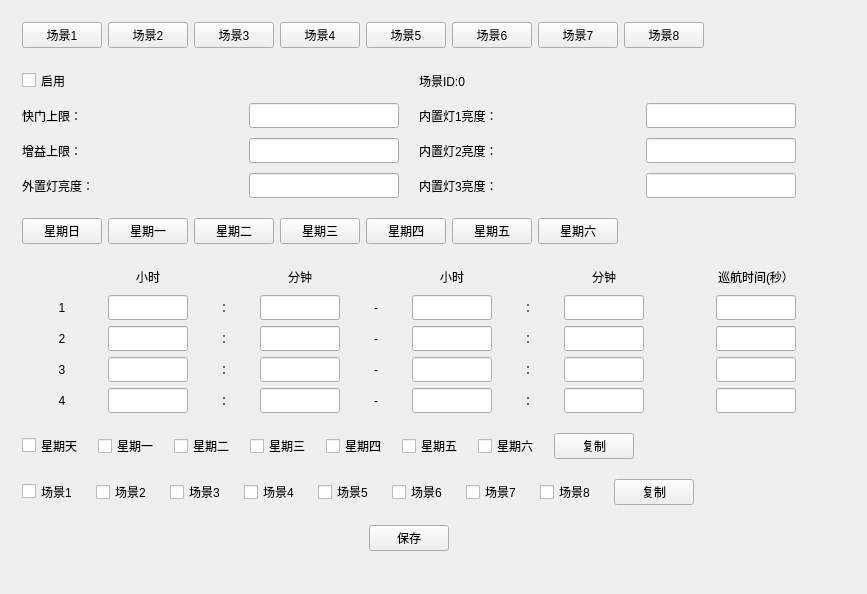
<?xml version="1.0" encoding="UTF-8"?>
<ui version="4.0">
 <class>Dlg_ScenePoll</class>
 <widget class="QWidget" name="Dlg_ScenePoll">
  <property name="geometry">
   <rect>
    <x>0</x>
    <y>0</y>
    <width>867</width>
    <height>594</height>
   </rect>
  </property>
  <property name="windowTitle">
   <string>Dlg_ScenePoll</string>
  </property>
  <layout class="QHBoxLayout" name="horizontalLayout_6">
   <item>
    <widget class="QWidget" name="widget" native="true">
     <layout class="QVBoxLayout" name="verticalLayout">
      <property name="spacing">
       <number>20</number>
      </property>
      <item>
       <layout class="QHBoxLayout" name="horizontalLayout">
        <item>
         <widget class="QPushButton" name="btn_sence1">
          <property name="minimumSize">
           <size>
            <width>80</width>
            <height>25</height>
           </size>
          </property>
          <property name="styleSheet">
           <string notr="true"/>
          </property>
          <property name="text">
           <string>场景1</string>
          </property>
         </widget>
        </item>
        <item>
         <widget class="QPushButton" name="btn_sence2">
          <property name="minimumSize">
           <size>
            <width>80</width>
            <height>25</height>
           </size>
          </property>
          <property name="styleSheet">
           <string notr="true"/>
          </property>
          <property name="text">
           <string>场景2</string>
          </property>
         </widget>
        </item>
        <item>
         <widget class="QPushButton" name="btn_sence3">
          <property name="minimumSize">
           <size>
            <width>80</width>
            <height>25</height>
           </size>
          </property>
          <property name="styleSheet">
           <string notr="true"/>
          </property>
          <property name="text">
           <string>场景3</string>
          </property>
         </widget>
        </item>
        <item>
         <widget class="QPushButton" name="btn_sence4">
          <property name="minimumSize">
           <size>
            <width>80</width>
            <height>25</height>
           </size>
          </property>
          <property name="styleSheet">
           <string notr="true"/>
          </property>
          <property name="text">
           <string>场景4</string>
          </property>
         </widget>
        </item>
        <item>
         <widget class="QPushButton" name="btn_sence5">
          <property name="minimumSize">
           <size>
            <width>80</width>
            <height>25</height>
           </size>
          </property>
          <property name="styleSheet">
           <string notr="true"/>
          </property>
          <property name="text">
           <string>场景5</string>
          </property>
         </widget>
        </item>
        <item>
         <widget class="QPushButton" name="btn_sence6">
          <property name="minimumSize">
           <size>
            <width>80</width>
            <height>25</height>
           </size>
          </property>
          <property name="text">
           <string>场景6</string>
          </property>
         </widget>
        </item>
        <item>
         <widget class="QPushButton" name="btn_sence7">
          <property name="minimumSize">
           <size>
            <width>80</width>
            <height>25</height>
           </size>
          </property>
          <property name="text">
           <string>场景7</string>
          </property>
         </widget>
        </item>
        <item>
         <widget class="QPushButton" name="btn_sence8">
          <property name="minimumSize">
           <size>
            <width>80</width>
            <height>25</height>
           </size>
          </property>
          <property name="text">
           <string>场景8</string>
          </property>
         </widget>
        </item>
        <item>
         <spacer name="horizontalSpacer_6">
          <property name="orientation">
           <enum>Qt::Horizontal</enum>
          </property>
          <property name="sizeHint" stdset="0">
           <size>
            <width>40</width>
            <height>20</height>
           </size>
          </property>
         </spacer>
        </item>
       </layout>
      </item>
      <item>
       <layout class="QGridLayout" name="gridLayout">
        <property name="horizontalSpacing">
         <number>20</number>
        </property>
        <property name="verticalSpacing">
         <number>10</number>
        </property>
        <item row="1" column="0">
         <widget class="QLabel" name="label_2">
          <property name="text">
           <string>快门上限：</string>
          </property>
         </widget>
        </item>
        <item row="2" column="0">
         <widget class="QLabel" name="label_3">
          <property name="text">
           <string>增益上限：</string>
          </property>
         </widget>
        </item>
        <item row="0" column="0">
         <widget class="QCheckBox" name="chk_enable">
          <property name="minimumSize">
           <size>
            <width>80</width>
            <height>25</height>
           </size>
          </property>
          <property name="text">
           <string>启用</string>
          </property>
         </widget>
        </item>
        <item row="1" column="1">
         <widget class="QLineEdit" name="ledt_quickLimit">
          <property name="minimumSize">
           <size>
            <width>0</width>
            <height>25</height>
           </size>
          </property>
          <property name="maximumSize">
           <size>
            <width>150</width>
            <height>16777215</height>
           </size>
          </property>
         </widget>
        </item>
        <item row="3" column="0">
         <widget class="QLabel" name="label_4">
          <property name="text">
           <string>外置灯亮度：</string>
          </property>
         </widget>
        </item>
        <item row="3" column="1">
         <widget class="QLineEdit" name="ledt_outerHeight">
          <property name="minimumSize">
           <size>
            <width>0</width>
            <height>25</height>
           </size>
          </property>
          <property name="maximumSize">
           <size>
            <width>150</width>
            <height>16777215</height>
           </size>
          </property>
         </widget>
        </item>
        <item row="2" column="1">
         <widget class="QLineEdit" name="ledt_moreLimit">
          <property name="minimumSize">
           <size>
            <width>0</width>
            <height>25</height>
           </size>
          </property>
          <property name="maximumSize">
           <size>
            <width>150</width>
            <height>16777215</height>
           </size>
          </property>
         </widget>
        </item>
        <item row="3" column="2">
         <widget class="QLabel" name="label_7">
          <property name="text">
           <string>内置灯3亮度：</string>
          </property>
         </widget>
        </item>
        <item row="2" column="2">
         <widget class="QLabel" name="label_6">
          <property name="text">
           <string>内置灯2亮度：</string>
          </property>
         </widget>
        </item>
        <item row="1" column="2">
         <widget class="QLabel" name="label_5">
          <property name="minimumSize">
           <size>
            <width>80</width>
            <height>0</height>
           </size>
          </property>
          <property name="text">
           <string>内置灯1亮度：</string>
          </property>
         </widget>
        </item>
        <item row="1" column="3">
         <widget class="QLineEdit" name="ledt_inner1">
          <property name="minimumSize">
           <size>
            <width>0</width>
            <height>25</height>
           </size>
          </property>
          <property name="maximumSize">
           <size>
            <width>150</width>
            <height>16777215</height>
           </size>
          </property>
         </widget>
        </item>
        <item row="2" column="3">
         <widget class="QLineEdit" name="ledt_inner2">
          <property name="minimumSize">
           <size>
            <width>0</width>
            <height>25</height>
           </size>
          </property>
          <property name="maximumSize">
           <size>
            <width>150</width>
            <height>16777215</height>
           </size>
          </property>
         </widget>
        </item>
        <item row="3" column="3">
         <widget class="QLineEdit" name="ledt_inner3">
          <property name="minimumSize">
           <size>
            <width>0</width>
            <height>25</height>
           </size>
          </property>
          <property name="maximumSize">
           <size>
            <width>150</width>
            <height>16777215</height>
           </size>
          </property>
         </widget>
        </item>
        <item row="0" column="2">
         <widget class="QLabel" name="lab_scenceId">
          <property name="text">
           <string>场景ID:0</string>
          </property>
         </widget>
        </item>
       </layout>
      </item>
      <item>
       <layout class="QHBoxLayout" name="horizontalLayout_2">
        <item>
         <widget class="QPushButton" name="btn_day7">
          <property name="minimumSize">
           <size>
            <width>80</width>
            <height>25</height>
           </size>
          </property>
          <property name="text">
           <string>星期日</string>
          </property>
         </widget>
        </item>
        <item>
         <widget class="QPushButton" name="btn_day1">
          <property name="minimumSize">
           <size>
            <width>80</width>
            <height>25</height>
           </size>
          </property>
          <property name="text">
           <string>星期一</string>
          </property>
         </widget>
        </item>
        <item>
         <widget class="QPushButton" name="btn_day2">
          <property name="minimumSize">
           <size>
            <width>80</width>
            <height>25</height>
           </size>
          </property>
          <property name="text">
           <string>星期二</string>
          </property>
         </widget>
        </item>
        <item>
         <widget class="QPushButton" name="btn_day3">
          <property name="minimumSize">
           <size>
            <width>80</width>
            <height>25</height>
           </size>
          </property>
          <property name="text">
           <string>星期三</string>
          </property>
         </widget>
        </item>
        <item>
         <widget class="QPushButton" name="btn_day4">
          <property name="minimumSize">
           <size>
            <width>80</width>
            <height>25</height>
           </size>
          </property>
          <property name="text">
           <string>星期四</string>
          </property>
         </widget>
        </item>
        <item>
         <widget class="QPushButton" name="btn_day5">
          <property name="minimumSize">
           <size>
            <width>80</width>
            <height>25</height>
           </size>
          </property>
          <property name="text">
           <string>星期五</string>
          </property>
         </widget>
        </item>
        <item>
         <widget class="QPushButton" name="btn_day6">
          <property name="minimumSize">
           <size>
            <width>80</width>
            <height>25</height>
           </size>
          </property>
          <property name="text">
           <string>星期六</string>
          </property>
         </widget>
        </item>
        <item>
         <spacer name="horizontalSpacer_2">
          <property name="orientation">
           <enum>Qt::Horizontal</enum>
          </property>
          <property name="sizeHint" stdset="0">
           <size>
            <width>40</width>
            <height>20</height>
           </size>
          </property>
         </spacer>
        </item>
       </layout>
      </item>
      <item>
       <layout class="QGridLayout" name="gridLayout_2">
        <item row="2" column="3">
         <widget class="QLineEdit" name="ledt_2_min_from">
          <property name="minimumSize">
           <size>
            <width>80</width>
            <height>25</height>
           </size>
          </property>
          <property name="maximumSize">
           <size>
            <width>80</width>
            <height>16777215</height>
           </size>
          </property>
         </widget>
        </item>
        <item row="4" column="2">
         <widget class="QLabel" name="label_15">
          <property name="text">
           <string>：</string>
          </property>
          <property name="alignment">
           <set>Qt::AlignCenter</set>
          </property>
         </widget>
        </item>
        <item row="3" column="1">
         <widget class="QLineEdit" name="ledt_3_hour_from">
          <property name="minimumSize">
           <size>
            <width>80</width>
            <height>25</height>
           </size>
          </property>
          <property name="maximumSize">
           <size>
            <width>80</width>
            <height>16777215</height>
           </size>
          </property>
         </widget>
        </item>
        <item row="4" column="1">
         <widget class="QLineEdit" name="ledt_4_hour_from">
          <property name="minimumSize">
           <size>
            <width>80</width>
            <height>25</height>
           </size>
          </property>
          <property name="maximumSize">
           <size>
            <width>80</width>
            <height>16777215</height>
           </size>
          </property>
         </widget>
        </item>
        <item row="2" column="1">
         <widget class="QLineEdit" name="ledt_2_hour_from">
          <property name="minimumSize">
           <size>
            <width>80</width>
            <height>25</height>
           </size>
          </property>
          <property name="maximumSize">
           <size>
            <width>80</width>
            <height>16777215</height>
           </size>
          </property>
         </widget>
        </item>
        <item row="1" column="3">
         <widget class="QLineEdit" name="ledt_1_min_from">
          <property name="minimumSize">
           <size>
            <width>80</width>
            <height>25</height>
           </size>
          </property>
          <property name="maximumSize">
           <size>
            <width>80</width>
            <height>16777215</height>
           </size>
          </property>
         </widget>
        </item>
        <item row="1" column="2">
         <widget class="QLabel" name="label_8">
          <property name="minimumSize">
           <size>
            <width>60</width>
            <height>0</height>
           </size>
          </property>
          <property name="maximumSize">
           <size>
            <width>60</width>
            <height>16777215</height>
           </size>
          </property>
          <property name="text">
           <string>：</string>
          </property>
          <property name="alignment">
           <set>Qt::AlignCenter</set>
          </property>
         </widget>
        </item>
        <item row="4" column="0">
         <widget class="QLabel" name="label_10">
          <property name="text">
           <string>4</string>
          </property>
          <property name="alignment">
           <set>Qt::AlignCenter</set>
          </property>
         </widget>
        </item>
        <item row="3" column="0">
         <widget class="QLabel" name="label_11">
          <property name="text">
           <string>3</string>
          </property>
          <property name="alignment">
           <set>Qt::AlignCenter</set>
          </property>
         </widget>
        </item>
        <item row="1" column="0">
         <widget class="QLabel" name="label_9">
          <property name="minimumSize">
           <size>
            <width>80</width>
            <height>0</height>
           </size>
          </property>
          <property name="text">
           <string>1</string>
          </property>
          <property name="alignment">
           <set>Qt::AlignCenter</set>
          </property>
         </widget>
        </item>
        <item row="2" column="0">
         <widget class="QLabel" name="label_12">
          <property name="text">
           <string>2</string>
          </property>
          <property name="alignment">
           <set>Qt::AlignCenter</set>
          </property>
         </widget>
        </item>
        <item row="2" column="2">
         <widget class="QLabel" name="label_13">
          <property name="text">
           <string>：</string>
          </property>
          <property name="alignment">
           <set>Qt::AlignCenter</set>
          </property>
         </widget>
        </item>
        <item row="3" column="2">
         <widget class="QLabel" name="label_14">
          <property name="text">
           <string>：</string>
          </property>
          <property name="alignment">
           <set>Qt::AlignCenter</set>
          </property>
         </widget>
        </item>
        <item row="1" column="1">
         <widget class="QLineEdit" name="ledt_1_hour_from">
          <property name="minimumSize">
           <size>
            <width>80</width>
            <height>25</height>
           </size>
          </property>
          <property name="maximumSize">
           <size>
            <width>80</width>
            <height>16777215</height>
           </size>
          </property>
         </widget>
        </item>
        <item row="1" column="4">
         <widget class="QLabel" name="label_16">
          <property name="minimumSize">
           <size>
            <width>60</width>
            <height>0</height>
           </size>
          </property>
          <property name="maximumSize">
           <size>
            <width>60</width>
            <height>16777215</height>
           </size>
          </property>
          <property name="text">
           <string>-</string>
          </property>
          <property name="alignment">
           <set>Qt::AlignCenter</set>
          </property>
         </widget>
        </item>
        <item row="3" column="3">
         <widget class="QLineEdit" name="ledt_3_min_from">
          <property name="minimumSize">
           <size>
            <width>80</width>
            <height>25</height>
           </size>
          </property>
          <property name="maximumSize">
           <size>
            <width>80</width>
            <height>16777215</height>
           </size>
          </property>
         </widget>
        </item>
        <item row="4" column="3">
         <widget class="QLineEdit" name="ledt_4_min_from">
          <property name="minimumSize">
           <size>
            <width>80</width>
            <height>25</height>
           </size>
          </property>
          <property name="maximumSize">
           <size>
            <width>80</width>
            <height>16777215</height>
           </size>
          </property>
         </widget>
        </item>
        <item row="2" column="5">
         <widget class="QLineEdit" name="ledt_2_hour_to">
          <property name="minimumSize">
           <size>
            <width>80</width>
            <height>25</height>
           </size>
          </property>
          <property name="maximumSize">
           <size>
            <width>80</width>
            <height>16777215</height>
           </size>
          </property>
         </widget>
        </item>
        <item row="3" column="4">
         <widget class="QLabel" name="label_18">
          <property name="text">
           <string>-</string>
          </property>
          <property name="alignment">
           <set>Qt::AlignCenter</set>
          </property>
         </widget>
        </item>
        <item row="3" column="5">
         <widget class="QLineEdit" name="ledt_3_hour_to">
          <property name="minimumSize">
           <size>
            <width>80</width>
            <height>25</height>
           </size>
          </property>
          <property name="maximumSize">
           <size>
            <width>80</width>
            <height>16777215</height>
           </size>
          </property>
         </widget>
        </item>
        <item row="4" column="4">
         <widget class="QLabel" name="label_19">
          <property name="text">
           <string>-</string>
          </property>
          <property name="alignment">
           <set>Qt::AlignCenter</set>
          </property>
         </widget>
        </item>
        <item row="1" column="5">
         <widget class="QLineEdit" name="ledt_1_hour_to">
          <property name="minimumSize">
           <size>
            <width>80</width>
            <height>25</height>
           </size>
          </property>
          <property name="maximumSize">
           <size>
            <width>80</width>
            <height>16777215</height>
           </size>
          </property>
         </widget>
        </item>
        <item row="2" column="4">
         <widget class="QLabel" name="label_17">
          <property name="text">
           <string>-</string>
          </property>
          <property name="alignment">
           <set>Qt::AlignCenter</set>
          </property>
         </widget>
        </item>
        <item row="2" column="6">
         <widget class="QLabel" name="label_21">
          <property name="text">
           <string>：</string>
          </property>
          <property name="alignment">
           <set>Qt::AlignCenter</set>
          </property>
         </widget>
        </item>
        <item row="3" column="6">
         <widget class="QLabel" name="label_22">
          <property name="text">
           <string>：</string>
          </property>
          <property name="alignment">
           <set>Qt::AlignCenter</set>
          </property>
         </widget>
        </item>
        <item row="4" column="5">
         <widget class="QLineEdit" name="ledt_4_hour_to">
          <property name="minimumSize">
           <size>
            <width>80</width>
            <height>25</height>
           </size>
          </property>
          <property name="maximumSize">
           <size>
            <width>80</width>
            <height>16777215</height>
           </size>
          </property>
         </widget>
        </item>
        <item row="1" column="6">
         <widget class="QLabel" name="label_20">
          <property name="minimumSize">
           <size>
            <width>60</width>
            <height>0</height>
           </size>
          </property>
          <property name="maximumSize">
           <size>
            <width>60</width>
            <height>16777215</height>
           </size>
          </property>
          <property name="text">
           <string>：</string>
          </property>
          <property name="alignment">
           <set>Qt::AlignCenter</set>
          </property>
         </widget>
        </item>
        <item row="1" column="7">
         <widget class="QLineEdit" name="ledt_1_min_to">
          <property name="minimumSize">
           <size>
            <width>80</width>
            <height>25</height>
           </size>
          </property>
          <property name="maximumSize">
           <size>
            <width>80</width>
            <height>16777215</height>
           </size>
          </property>
         </widget>
        </item>
        <item row="4" column="6">
         <widget class="QLabel" name="label_23">
          <property name="text">
           <string>：</string>
          </property>
          <property name="alignment">
           <set>Qt::AlignCenter</set>
          </property>
         </widget>
        </item>
        <item row="1" column="8">
         <widget class="QLabel" name="label_24">
          <property name="minimumSize">
           <size>
            <width>60</width>
            <height>0</height>
           </size>
          </property>
          <property name="maximumSize">
           <size>
            <width>60</width>
            <height>16777215</height>
           </size>
          </property>
          <property name="text">
           <string/>
          </property>
         </widget>
        </item>
        <item row="3" column="8">
         <widget class="QLabel" name="label_26">
          <property name="text">
           <string/>
          </property>
         </widget>
        </item>
        <item row="2" column="8">
         <widget class="QLabel" name="label_25">
          <property name="text">
           <string/>
          </property>
         </widget>
        </item>
        <item row="4" column="8">
         <widget class="QLabel" name="label_27">
          <property name="text">
           <string/>
          </property>
         </widget>
        </item>
        <item row="3" column="7">
         <widget class="QLineEdit" name="ledt_3_min_to">
          <property name="minimumSize">
           <size>
            <width>80</width>
            <height>25</height>
           </size>
          </property>
          <property name="maximumSize">
           <size>
            <width>80</width>
            <height>16777215</height>
           </size>
          </property>
         </widget>
        </item>
        <item row="4" column="7">
         <widget class="QLineEdit" name="ledt_4_min_to">
          <property name="minimumSize">
           <size>
            <width>80</width>
            <height>25</height>
           </size>
          </property>
          <property name="maximumSize">
           <size>
            <width>80</width>
            <height>16777215</height>
           </size>
          </property>
         </widget>
        </item>
        <item row="2" column="7">
         <widget class="QLineEdit" name="ledt_2_min_to">
          <property name="minimumSize">
           <size>
            <width>80</width>
            <height>25</height>
           </size>
          </property>
          <property name="maximumSize">
           <size>
            <width>80</width>
            <height>16777215</height>
           </size>
          </property>
         </widget>
        </item>
        <item row="3" column="9">
         <widget class="QLineEdit" name="ledt_time3">
          <property name="minimumSize">
           <size>
            <width>80</width>
            <height>25</height>
           </size>
          </property>
          <property name="maximumSize">
           <size>
            <width>80</width>
            <height>16777215</height>
           </size>
          </property>
         </widget>
        </item>
        <item row="1" column="9">
         <widget class="QLineEdit" name="ledt_time1">
          <property name="minimumSize">
           <size>
            <width>80</width>
            <height>25</height>
           </size>
          </property>
          <property name="maximumSize">
           <size>
            <width>80</width>
            <height>16777215</height>
           </size>
          </property>
         </widget>
        </item>
        <item row="2" column="9">
         <widget class="QLineEdit" name="ledt_time2">
          <property name="minimumSize">
           <size>
            <width>80</width>
            <height>25</height>
           </size>
          </property>
          <property name="maximumSize">
           <size>
            <width>80</width>
            <height>16777215</height>
           </size>
          </property>
         </widget>
        </item>
        <item row="4" column="9">
         <widget class="QLineEdit" name="ledt_time4">
          <property name="minimumSize">
           <size>
            <width>80</width>
            <height>25</height>
           </size>
          </property>
          <property name="maximumSize">
           <size>
            <width>80</width>
            <height>16777215</height>
           </size>
          </property>
         </widget>
        </item>
        <item row="0" column="1">
         <widget class="QLabel" name="label_28">
          <property name="minimumSize">
           <size>
            <width>0</width>
            <height>25</height>
           </size>
          </property>
          <property name="text">
           <string>小时</string>
          </property>
          <property name="alignment">
           <set>Qt::AlignCenter</set>
          </property>
         </widget>
        </item>
        <item row="0" column="3">
         <widget class="QLabel" name="label_29">
          <property name="text">
           <string>分钟</string>
          </property>
          <property name="alignment">
           <set>Qt::AlignCenter</set>
          </property>
         </widget>
        </item>
        <item row="0" column="5">
         <widget class="QLabel" name="label_30">
          <property name="text">
           <string>小时</string>
          </property>
          <property name="alignment">
           <set>Qt::AlignCenter</set>
          </property>
         </widget>
        </item>
        <item row="0" column="7">
         <widget class="QLabel" name="label_31">
          <property name="text">
           <string>分钟</string>
          </property>
          <property name="alignment">
           <set>Qt::AlignCenter</set>
          </property>
         </widget>
        </item>
        <item row="0" column="9">
         <widget class="QLabel" name="label_32">
          <property name="text">
           <string>巡航时间(秒）</string>
          </property>
          <property name="alignment">
           <set>Qt::AlignCenter</set>
          </property>
         </widget>
        </item>
       </layout>
      </item>
      <item>
       <layout class="QHBoxLayout" name="horizontalLayout_3">
        <property name="spacing">
         <number>15</number>
        </property>
        <item>
         <widget class="QCheckBox" name="chk_day7">
          <property name="minimumSize">
           <size>
            <width>0</width>
            <height>25</height>
           </size>
          </property>
          <property name="text">
           <string>星期天</string>
          </property>
         </widget>
        </item>
        <item>
         <widget class="QCheckBox" name="chk_day1">
          <property name="text">
           <string>星期一</string>
          </property>
         </widget>
        </item>
        <item>
         <widget class="QCheckBox" name="chk_day2">
          <property name="text">
           <string>星期二</string>
          </property>
         </widget>
        </item>
        <item>
         <widget class="QCheckBox" name="chk_day3">
          <property name="text">
           <string>星期三</string>
          </property>
         </widget>
        </item>
        <item>
         <widget class="QCheckBox" name="chk_day4">
          <property name="text">
           <string>星期四</string>
          </property>
         </widget>
        </item>
        <item>
         <widget class="QCheckBox" name="chk_day5">
          <property name="text">
           <string>星期五</string>
          </property>
         </widget>
        </item>
        <item>
         <widget class="QCheckBox" name="chk_day6">
          <property name="text">
           <string>星期六</string>
          </property>
         </widget>
        </item>
        <item>
         <widget class="QPushButton" name="btn_dayCopy">
          <property name="minimumSize">
           <size>
            <width>80</width>
            <height>25</height>
           </size>
          </property>
          <property name="text">
           <string>复制</string>
          </property>
         </widget>
        </item>
        <item>
         <spacer name="horizontalSpacer_3">
          <property name="orientation">
           <enum>Qt::Horizontal</enum>
          </property>
          <property name="sizeHint" stdset="0">
           <size>
            <width>40</width>
            <height>20</height>
           </size>
          </property>
         </spacer>
        </item>
       </layout>
      </item>
      <item>
       <layout class="QHBoxLayout" name="horizontalLayout_4">
        <property name="spacing">
         <number>15</number>
        </property>
        <item>
         <widget class="QCheckBox" name="chk_scence1">
          <property name="minimumSize">
           <size>
            <width>0</width>
            <height>25</height>
           </size>
          </property>
          <property name="text">
           <string>场景1 </string>
          </property>
         </widget>
        </item>
        <item>
         <widget class="QCheckBox" name="chk_scence2">
          <property name="text">
           <string>场景2 </string>
          </property>
         </widget>
        </item>
        <item>
         <widget class="QCheckBox" name="chk_scence3">
          <property name="text">
           <string>场景3 </string>
          </property>
         </widget>
        </item>
        <item>
         <widget class="QCheckBox" name="chk_scence4">
          <property name="text">
           <string>场景4 </string>
          </property>
         </widget>
        </item>
        <item>
         <widget class="QCheckBox" name="chk_scence5">
          <property name="minimumSize">
           <size>
            <width>0</width>
            <height>0</height>
           </size>
          </property>
          <property name="text">
           <string>场景5 </string>
          </property>
         </widget>
        </item>
        <item>
         <widget class="QCheckBox" name="chk_scence6">
          <property name="minimumSize">
           <size>
            <width>0</width>
            <height>0</height>
           </size>
          </property>
          <property name="text">
           <string>场景6 </string>
          </property>
         </widget>
        </item>
        <item>
         <widget class="QCheckBox" name="chk_scence7">
          <property name="text">
           <string>场景7 </string>
          </property>
         </widget>
        </item>
        <item>
         <widget class="QCheckBox" name="chk_scence8">
          <property name="text">
           <string>场景8 </string>
          </property>
         </widget>
        </item>
        <item>
         <widget class="QPushButton" name="btn_sceneCopy">
          <property name="minimumSize">
           <size>
            <width>80</width>
            <height>25</height>
           </size>
          </property>
          <property name="text">
           <string>复制</string>
          </property>
         </widget>
        </item>
        <item>
         <spacer name="horizontalSpacer_7">
          <property name="orientation">
           <enum>Qt::Horizontal</enum>
          </property>
          <property name="sizeHint" stdset="0">
           <size>
            <width>40</width>
            <height>20</height>
           </size>
          </property>
         </spacer>
        </item>
       </layout>
      </item>
      <item>
       <layout class="QHBoxLayout" name="horizontalLayout_5">
        <item>
         <spacer name="horizontalSpacer_5">
          <property name="orientation">
           <enum>Qt::Horizontal</enum>
          </property>
          <property name="sizeHint" stdset="0">
           <size>
            <width>40</width>
            <height>20</height>
           </size>
          </property>
         </spacer>
        </item>
        <item>
         <widget class="QPushButton" name="btn_save">
          <property name="minimumSize">
           <size>
            <width>80</width>
            <height>25</height>
           </size>
          </property>
          <property name="text">
           <string>保存</string>
          </property>
         </widget>
        </item>
        <item>
         <spacer name="horizontalSpacer_4">
          <property name="orientation">
           <enum>Qt::Horizontal</enum>
          </property>
          <property name="sizeHint" stdset="0">
           <size>
            <width>40</width>
            <height>20</height>
           </size>
          </property>
         </spacer>
        </item>
       </layout>
      </item>
      <item>
       <spacer name="verticalSpacer">
        <property name="orientation">
         <enum>Qt::Vertical</enum>
        </property>
        <property name="sizeHint" stdset="0">
         <size>
          <width>18</width>
          <height>7</height>
         </size>
        </property>
       </spacer>
      </item>
     </layout>
    </widget>
   </item>
   <item>
    <spacer name="horizontalSpacer">
     <property name="orientation">
      <enum>Qt::Horizontal</enum>
     </property>
     <property name="sizeHint" stdset="0">
      <size>
       <width>1</width>
       <height>20</height>
      </size>
     </property>
    </spacer>
   </item>
  </layout>
 </widget>
 <layoutdefault spacing="6" margin="11"/>
 <resources/>
 <connections/>
</ui>
